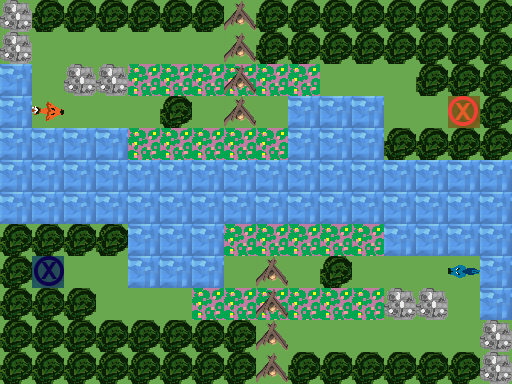

A level layout from a 2D game, rendered from its tile map. Below: a short description, then the map file with its tile-grid data intact:
An orthogonal 16x12 tile map with 32x32 px tiles, 3 tile layers (Ground, Obstacles, Objects), 1 hidden layer not drawn.

<map version="1.0" orientation="orthogonal" renderorder="right-down" width="16" height="12" tilewidth="32" tileheight="32" nextobjectid="1">
 <tileset firstgid="1" name="TilesetPlaceholder" tilewidth="32" tileheight="32" tilecount="240" columns="10">
  <image source="../../Tileset.png" width="320" height="768" />
 </tileset>
 <layer name="Ground" width="16" height="12">
  <data encoding="csv">
1,1,1,1,1,1,1,1,1,1,1,1,1,1,1,1,
1,1,1,1,1,1,1,1,1,1,1,1,1,1,1,1,
5,1,1,1,3,3,3,3,3,3,1,1,1,1,1,1,
5,1,1,1,1,1,1,1,1,5,5,5,1,1,1,1,
5,5,5,5,3,3,3,3,3,5,5,5,1,1,1,1,
5,5,5,5,5,5,5,5,5,5,5,5,5,5,5,5,
5,5,5,5,5,5,5,5,5,5,5,5,5,5,5,5,
1,1,1,1,5,5,5,3,3,3,3,3,5,5,5,5,
1,1,1,1,5,5,5,1,1,1,1,1,1,1,1,5,
1,1,1,1,1,1,3,3,3,3,3,3,1,1,1,5,
1,1,1,1,1,1,1,1,1,1,1,1,1,1,1,1,
1,1,1,1,1,1,1,1,1,1,1,1,1,1,1,1
</data>
 </layer>
 <layer name="Obstacles" width="16" height="12">
  <data encoding="csv">
43,42,42,42,42,42,42,41,42,42,42,42,42,42,42,42,
43,0,0,0,0,0,0,41,42,42,42,42,42,42,42,42,
0,0,43,43,0,0,0,41,0,0,0,0,0,42,42,42,
0,0,0,0,0,42,0,41,0,0,0,0,0,0,0,42,
0,0,0,0,0,0,0,0,0,0,0,0,42,42,42,42,
0,0,0,0,0,0,0,0,0,0,0,0,0,0,0,0,
0,0,0,0,0,0,0,0,0,0,0,0,0,0,0,0,
42,42,42,42,0,0,0,0,0,0,0,0,0,0,0,0,
42,0,0,0,0,0,0,0,41,0,42,0,0,0,0,0,
42,42,42,0,0,0,0,0,41,0,0,0,43,43,0,0,
42,42,42,42,42,42,42,42,41,0,0,0,0,0,0,43,
42,42,42,42,42,42,42,42,41,42,42,42,42,42,42,43
</data>
 </layer>
 <layer name="Objects" width="16" height="12">
  <data encoding="csv">
0,0,0,0,0,0,0,0,0,0,0,0,0,0,0,0,
0,0,0,0,0,0,0,0,0,0,0,0,0,0,0,0,
0,0,0,0,0,0,0,0,0,0,0,0,0,0,0,0,
0,2684354751,0,0,0,0,0,0,0,0,0,0,0,0,181,0,
0,0,0,0,0,0,0,0,0,0,0,0,0,0,0,0,
0,0,0,0,0,0,0,0,0,0,0,0,0,0,0,0,
0,0,0,0,0,0,0,0,0,0,0,0,0,0,0,0,
0,0,0,0,0,0,0,0,0,0,0,0,0,0,0,0,
0,182,0,0,0,0,0,0,0,0,0,0,0,0,1610612928,0,
0,0,0,0,0,0,0,0,0,0,0,0,0,0,0,0,
0,0,0,0,0,0,0,0,0,0,0,0,0,0,0,0,
0,0,0,0,0,0,0,0,0,0,0,0,0,0,0,0
</data>
 </layer>
 <layer name="Solution" width="16" height="12" visible="0">
  <data encoding="csv">
0,0,0,0,0,0,0,0,0,0,0,0,0,0,0,0,
0,222,222,222,222,0,0,0,0,0,0,0,0,0,0,0,
0,222,0,0,222,0,0,0,222,222,222,222,222,0,0,0,
0,221,0,0,222,0,0,0,222,0,0,0,222,223,0,0,
0,0,0,0,222,222,222,222,222,0,0,0,0,0,0,0,
0,0,0,0,0,0,0,0,0,0,0,0,0,0,0,0,
0,0,0,0,0,0,0,0,0,0,0,0,0,0,0,0,
0,0,0,0,0,0,0,232,232,232,232,232,0,0,0,0,
0,0,233,232,0,0,0,232,0,0,0,232,0,0,0,0,
0,0,0,232,232,232,232,232,0,0,0,232,0,0,231,0,
0,0,0,0,0,0,0,0,0,0,0,232,232,232,232,0,
0,0,0,0,0,0,0,0,0,0,0,0,0,0,0,0
</data>
 </layer>
</map>
